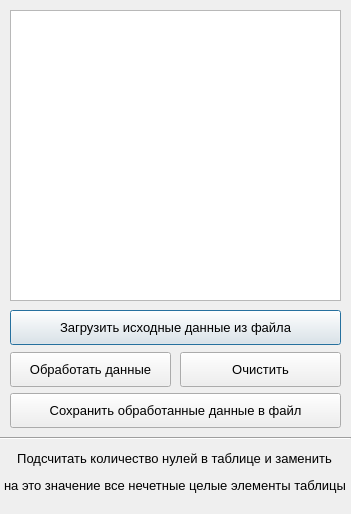
<?xml version="1.0" encoding="UTF-8"?>
<ui version="4.0">
 <class>Dialog</class>
 <widget class="QDialog" name="Dialog">
  <property name="geometry">
   <rect>
    <x>0</x>
    <y>0</y>
    <width>351</width>
    <height>514</height>
   </rect>
  </property>
  <property name="minimumSize">
   <size>
    <width>351</width>
    <height>514</height>
   </size>
  </property>
  <property name="maximumSize">
   <size>
    <width>351</width>
    <height>514</height>
   </size>
  </property>
  <property name="windowTitle">
   <string>Dialog</string>
  </property>
  <widget class="QPlainTextEdit" name="plainTextEdit">
   <property name="geometry">
    <rect>
     <x>10</x>
     <y>10</y>
     <width>331</width>
     <height>291</height>
    </rect>
   </property>
   <property name="font">
    <font>
     <family>Segoe UI</family>
     <pointsize>10</pointsize>
    </font>
   </property>
  </widget>
  <widget class="QPushButton" name="btn_upload_data">
   <property name="geometry">
    <rect>
     <x>10</x>
     <y>310</y>
     <width>331</width>
     <height>35</height>
    </rect>
   </property>
   <property name="font">
    <font>
     <family>Segoe UI</family>
     <pointsize>10</pointsize>
    </font>
   </property>
   <property name="text">
    <string>Загрузить исходные данные из файла</string>
   </property>
  </widget>
  <widget class="QPushButton" name="btn_process_data">
   <property name="geometry">
    <rect>
     <x>10</x>
     <y>352</y>
     <width>161</width>
     <height>35</height>
    </rect>
   </property>
   <property name="font">
    <font>
     <family>Segoe UI</family>
     <pointsize>10</pointsize>
    </font>
   </property>
   <property name="text">
    <string>Обработать данные</string>
   </property>
  </widget>
  <widget class="QPushButton" name="btn_clear">
   <property name="geometry">
    <rect>
     <x>180</x>
     <y>352</y>
     <width>161</width>
     <height>35</height>
    </rect>
   </property>
   <property name="font">
    <font>
     <family>Segoe UI</family>
     <pointsize>10</pointsize>
    </font>
   </property>
   <property name="text">
    <string>Очистить</string>
   </property>
  </widget>
  <widget class="QPushButton" name="btn_save_data">
   <property name="geometry">
    <rect>
     <x>10</x>
     <y>393</y>
     <width>331</width>
     <height>35</height>
    </rect>
   </property>
   <property name="font">
    <font>
     <family>Segoe UI</family>
     <pointsize>10</pointsize>
    </font>
   </property>
   <property name="text">
    <string>Сохранить обработанные данные в файл</string>
   </property>
  </widget>
  <widget class="QLabel" name="label_task_1">
   <property name="geometry">
    <rect>
     <x>4</x>
     <y>447</y>
     <width>341</width>
     <height>51</height>
    </rect>
   </property>
   <property name="font">
    <font>
     <family>Segoe UI</family>
     <pointsize>10</pointsize>
    </font>
   </property>
   <property name="text">
    <string>&lt;html&gt;&lt;head/&gt;&lt;body&gt;&lt;p align=&quot;center&quot;&gt;Подсчитать количество нулей в таблице и заменить&lt;/p&gt;&lt;p align=&quot;center&quot;&gt; на это значение все нечетные целые элементы таблицы&lt;/p&gt;&lt;/body&gt;&lt;/html&gt;</string>
   </property>
  </widget>
  <widget class="Line" name="line">
   <property name="geometry">
    <rect>
     <x>0</x>
     <y>430</y>
     <width>351</width>
     <height>16</height>
    </rect>
   </property>
   <property name="orientation">
    <enum>Qt::Horizontal</enum>
   </property>
  </widget>
 </widget>
 <resources/>
 <connections/>
</ui>
